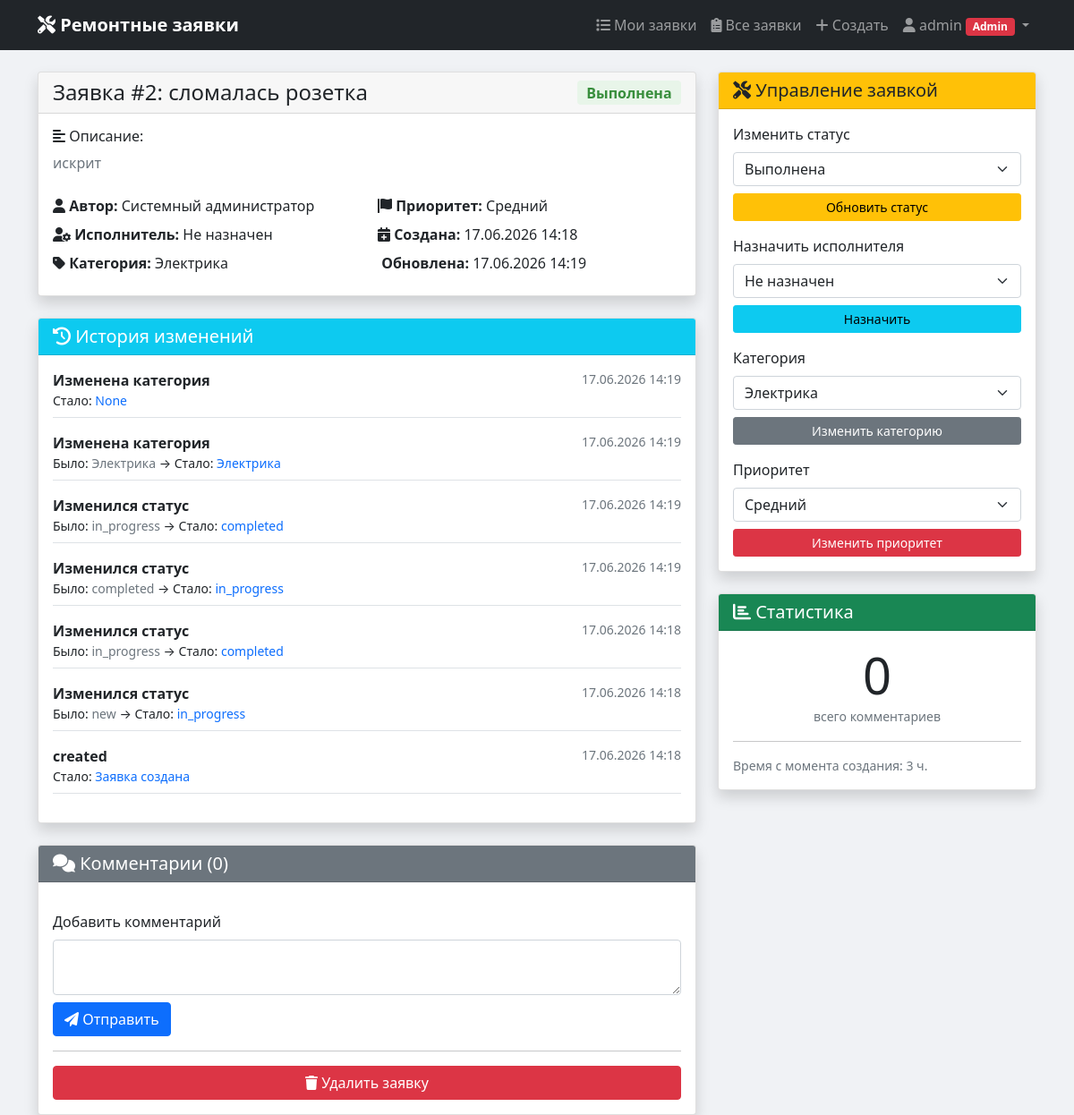
Before: /2 (signed in) with the older database file.
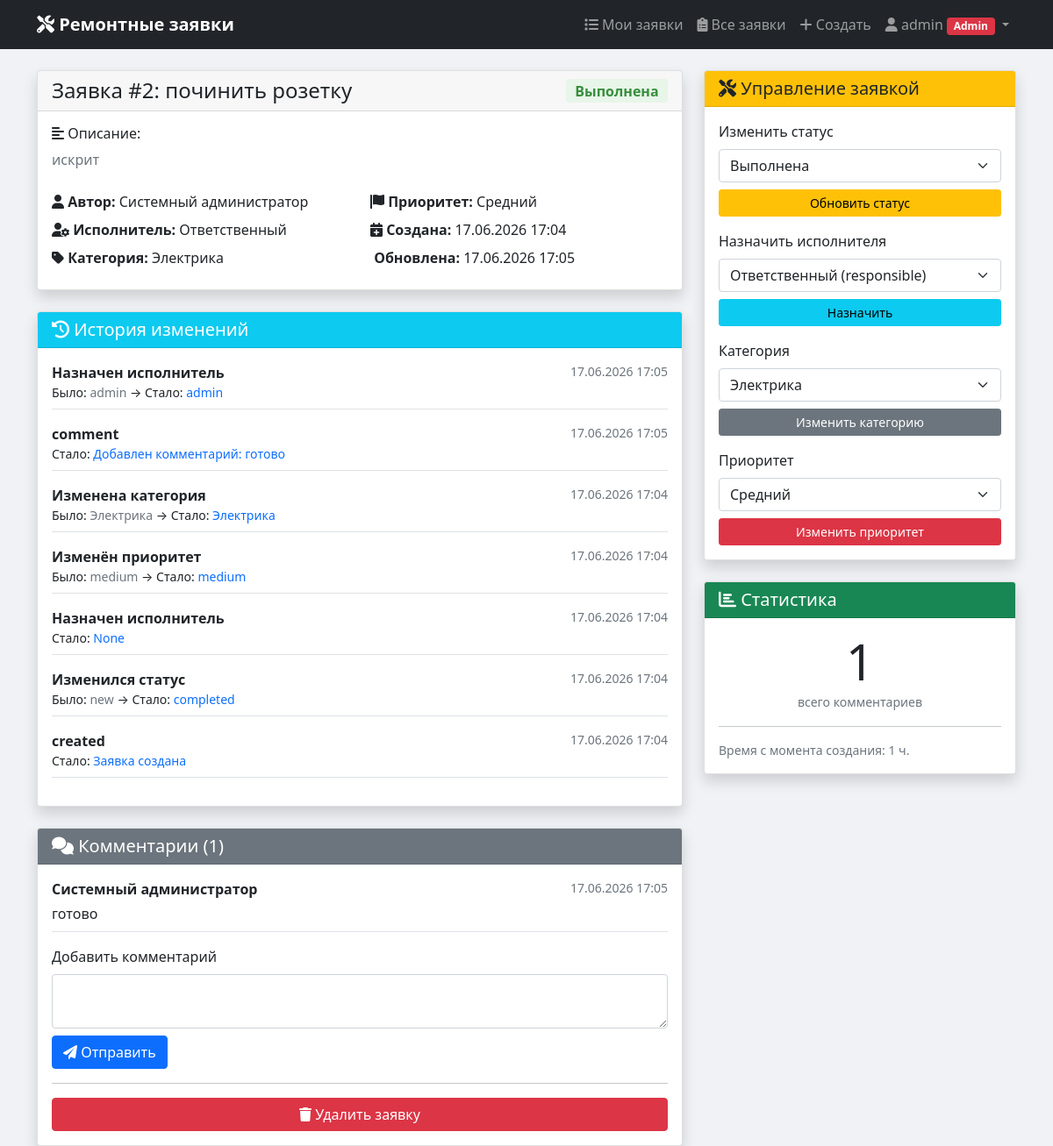
After: the same page with the newer database file.
### app/models.py (models this page shows, shortened)
class Ticket(db.Model):
    __tablename__ = 'tickets'
    id = db.Column(db.Integer, primary_key=True)
    title = db.Column(db.String(200), nullable=False)
    description = db.Column(db.Text)
    status = db.Column(db.String(20), default='new')  # new, in_progress, completed, canceled
    priority = db.Column(db.String(20), default='medium')  # low, medium, high, critical
    created_at = db.Column(db.DateTime, default=datetime.utcnow)
    updated_at = db.Column(db.DateTime, default=datetime.utcnow, onupdate=datetime.utcnow)
    author_id = db.Column(db.Integer, db.ForeignKey('users.id'), nullable=False)
    assignee_id = db.Column(db.Integer, db.ForeignKey('users.id'), nullable=True)
    category_id = db.Column(db.Integer, db.ForeignKey('categories.id'), nullable=True)
    comments = db.relationship('Comment', backref='ticket', lazy=True, cascade='all, delete-orphan')
    history = db.relationship('TicketHistory', backref='ticket', lazy=True, cascade='all, delete-orphan')

class TicketHistory(db.Model):
    __tablename__ = 'ticket_history'
    id = db.Column(db.Integer, primary_key=True)
    field_name = db.Column(db.String(50))
    old_value = db.Column(db.String(200))
    new_value = db.Column(db.String(200))
    change_date = db.Column(db.DateTime, default=datetime.utcnow)
    ticket_id = db.Column(db.Integer, db.ForeignKey('tickets.id'), nullable=False)

class Category(db.Model):
    __tablename__ = 'categories'
    id = db.Column(db.Integer, primary_key=True)
    name = db.Column(db.String(50), unique=True, nullable=False)
    description = db.Column(db.String(200))
    tickets = db.relationship('Ticket', backref='category', lazy=True)

class User(UserMixin, db.Model):
    __tablename__ = 'users'
    id = db.Column(db.Integer, primary_key=True)
    username = db.Column(db.String(80), unique=True, nullable=False)
    email = db.Column(db.String(120), unique=True, nullable=False)
    password_hash = db.Column(db.String(200), nullable=False)
    role = db.Column(db.String(20), default='user')  # user, responsible, admin
    full_name = db.Column(db.String(100))
    created_at = db.Column(db.DateTime, default=datetime.utcnow)
    tickets_created = db.relationship('Ticket', foreign_keys='Ticket.author_id', backref='author', lazy=True)
    tickets_assigned = db.relationship('Ticket', foreign_keys='Ticket.assignee_id', backref='assignee', lazy=True)
    comments = db.relationship('Comment', backref='user', lazy=True)
    def is_responsible(self):
        return self.role in ['responsible', 'admin']

class Comment(db.Model):
    __tablename__ = 'comments'
    id = db.Column(db.Integer, primary_key=True)
    content = db.Column(db.Text, nullable=False)
    created_at = db.Column(db.DateTime, default=datetime.utcnow)
    ticket_id = db.Column(db.Integer, db.ForeignKey('tickets.id'), nullable=False)
    user_id = db.Column(db.Integer, db.ForeignKey('users.id'), nullable=False)

### app/tickets.py (the view)
@tickets_bp.route('/<int:ticket_id>')
@login_required
def view_ticket(ticket_id):
    ticket = Ticket.query.get_or_404(ticket_id)
    if not current_user.is_responsible() and ticket.author_id != current_user.id:
        flash('У вас нет доступа к этой заявке', 'danger')
        return redirect(url_for('tickets.list_tickets'))
    responsible_users = User.query.filter(User.role.in_(['responsible', 'admin'])).all()
    categories = Category.query.all()
    from datetime import datetime
    now = datetime.utcnow()
    return render_template('ticket_detail.html',
                         ticket=ticket,
                         responsible_users=responsible_users,
                         categories=categories,
                         now=now)

### app/templates/ticket_detail.html (shortened to what the changed rows need)
{% extends "base.html" %}
{% block content %}
<div class="row">
    <div id="ticket-detail-root" class="col-lg-8">
        <div class="card shadow mb-4">
            <div class="card-header d-flex justify-content-between align-items-center">
                <h4 class="mb-0">Заявка #{{ ticket.id }}: {{ ticket.title }}</h4>
                <span class="badge status-{{ ticket.status.replace('_', '') }} fs-6">
                    {% if ticket.status == 'new' %}Новая
                    {% elif ticket.status == 'in_progress' %}В работе
                    {% elif ticket.status == 'completed' %}Выполнена
                    {% else %}Отменена{% endif %}
                </span>
            </div>
            <div class="card-body">
                <div class="mb-4">
                    <h6><i class="fas fa-align-left"></i> Описание:</h6>
                    <p class="text-muted">{{ ticket.description or 'Описание отсутствует' }}</p>
                </div>
                <div class="row">
                    <div class="col-md-6">
                        <div class="mb-2">
                            <strong><i class="fas fa-user-cog"></i> Исполнитель:</strong>
                            <span>{{ ticket.assignee.full_name or ticket.assignee.username if ticket.assignee else 'Не назначен' }}</span>
                        </div>
                    </div>
                    <div class="col-md-6">
                        <div class="mb-2">
                            <strong><i class="fas fa-calendar-plus"></i> Создана:</strong>
                            <span>{{ ticket.created_at.strftime('%d.%m.%Y %H:%M') }}</span>
                        </div>
                        <div class="mb-2">
                            <strong> Обновлена:</strong>
                            <span>{{ ticket.updated_at.strftime('%d.%m.%Y %H:%M') }}</span>
                        </div>
                    </div>
                </div>
            </div>
        </div>
        <div class="card shadow mb-4">
            <div class="card-body">
                {% if ticket.history %}
                    <div class="timeline">
                        {% for event in ticket.history|sort(attribute='change_date', reverse=True) %}
                        <div class="mb-3 pb-2 border-bottom">
                            <div class="d-flex justify-content-between">
                                <strong>
                                    {% if event.field_name == 'status' %}Изменился статус
                                    {% elif event.field_name == 'assignee' %}Назначен исполнитель
                                    {% elif event.field_name == 'category' %}Изменена категория
                                    {% elif event.field_name == 'priority' %}Изменён приоритет
                                    {% else %}{{ event.field_name }}{% endif %}
                                </strong>
                                <small class="text-muted">{{ event.change_date.strftime('%d.%m.%Y %H:%M') }}</small>
                            </div>
                            <div class="small">
                                {% if event.old_value %}
                                    Было: <span class="text-muted">{{ event.old_value }}</span> →
                                {% endif %}
                                Стало: <span class="text-primary">{{ event.new_value }}</span>
                            </div>
                        </div>
                        {% endfor %}
                    </div>
                {% else %}
                    <p class="text-muted">История изменений пуста</p>
                {% endif %}
            </div>
        </div>
        <div class="card shadow">
            <div class="card-header bg-secondary text-white">
                <h5 class="mb-0"><i class="fas fa-comments"></i> Комментарии ({{ ticket.comments|length }})</h5>
            </div>
            <div class="card-body">
                {% for comment in ticket.comments|sort(attribute='created_at') %}
                <div class="mb-3 pb-2 border-bottom">
                    <div class="d-flex justify-content-between">
                        <strong>{{ comment.user.full_name or comment.user.username }}</strong>
                        <small class="text-muted">{{ comment.created_at.strftime('%d.%m.%Y %H:%M') }}</small>
                    </div>
                    <p class="mb-0 mt-1">{{ comment.content }}</p>
                </div>
                {% endfor %}
            </div>
        </div>
    </div>
    <div class="col-lg-4">
        {% if current_user.is_responsible() %}
        <div class="card shadow mb-4">
            <div class="card-header bg-warning">
                <h5 class="mb-0"><i class="fas fa-tools"></i> Управление заявкой</h5>
            </div>
            <div class="card-body">
                <form method="POST" action="{{ url_for('tickets.edit_ticket_ajax', ticket_id=ticket.id) }}" class="mb-3 ajax-ticket-form">
                    <label class="form-label">Изменить статус</label>
                    <select name="status" class="form-select mb-2">
                        <option value="completed" {% if ticket.status == 'completed' %}selected{% endif %}>Выполнена</option>
                    </select>
                    <button type="submit" class="btn btn-sm btn-warning w-100">Обновить статус</button>
                </form>
                <form method="POST" action="{{ url_for('tickets.edit_ticket_ajax', ticket_id=ticket.id) }}" class="mb-3 ajax-ticket-form">
                    <label class="form-label">Назначить исполнителя</label>
                    <select name="assignee_id" class="form-select mb-2">
                        <option value="">Не назначен</option>
                        {% for user in responsible_users %}
                        <option value="{{ user.id }}" {% if ticket.assignee_id == user.id %}selected{% endif %}>
                            {{ user.full_name or user.username }} ({{ user.role }})
                        </option>
                        {% endfor %}
                    </select>
                    <button type="submit" class="btn btn-sm btn-info w-100">Назначить</button>
                </form>
                <form method="POST" action="{{ url_for('tickets.edit_ticket_ajax', ticket_id=ticket.id) }}" class="mb-3 ajax-ticket-form">
                    <label class="form-label">Категория</label>
                    <select name="category_id" class="form-select mb-2">
                        {% for cat in categories %}
                        <option value="{{ cat.id }}" {% if ticket.category_id == cat.id %}selected{% endif %}>
                            {{ cat.name }}
                        </option>
                        {% endfor %}
                    </select>
                    <button type="submit" class="btn btn-sm btn-secondary w-100">Изменить категорию</button>
                </form>
                <form method="POST" action="{{ url_for('tickets.edit_ticket_ajax', ticket_id=ticket.id) }}" class="ajax-ticket-form">
                    <label class="form-label">Приоритет</label>
                    <select name="priority" class="form-select mb-2">
                        <option value="medium" {% if ticket.priority == 'medium' %}selected{% endif %}>Средний</option>
                    </select>
                    <button type="submit" class="btn btn-sm btn-danger w-100">Изменить приоритет</button>
                </form>
            </div>
        </div>
        {% endif %}
        <div class="card shadow">
            <div class="card-body">
                <div class="text-center">
                    <div class="display-4">{{ ticket.comments|length }}</div>
                    <small class="text-muted">всего комментариев</small>
                </div>
                <div class="small text-muted">
                    <div>Время с момента создания:
                        {% set delta = (now or ticket.updated_at) - ticket.created_at %}
                        {% set days = delta.days %}
                        {% set hours = delta.seconds // 3600 %}
                        {% if days > 0 %}{{ days }} д. {% endif %}{{ hours }} ч.
                    </div>
                </div>
            </div>
        </div>
    </div>
</div>
{% endblock %}

Changed rows visible on the page:
removed TicketHistory: field_name "Изменена категория", change_date "17.06.2026 14:19", new_value "None"
removed TicketHistory: field_name "Изменена категория", change_date "17.06.2026 14:19", old_value "Электрика", new_value "Электрика"
removed TicketHistory: field_name "Изменился статус", change_date "17.06.2026 14:19", old_value "in_progress", new_value "completed"
removed TicketHistory: field_name "Изменился статус", change_date "17.06.2026 14:19", old_value "completed", new_value "in_progress"
removed TicketHistory: field_name "Изменился статус", change_date "17.06.2026 14:18", old_value "in_progress", new_value "completed"
changed Ticket "искрит": title "сломалась розетка" → "починить розетку"; created_at "17.06.2026 14:18" → "17.06.2026 17:04"; updated_at "17.06.2026 14:19" → "17.06.2026 17:05"; assignee_id (not shown) → "Ответственный (responsible)"
now on this page (row edited): User: assignee "Ответственный"
added TicketHistory: field_name "Назначен исполнитель", change_date "17.06.2026 17:05", old_value "admin", new_value "admin"
added TicketHistory: field_name "comment", change_date "17.06.2026 17:05", new_value "Добавлен комментарий: готово"
added TicketHistory: field_name "Изменена категория", change_date "17.06.2026 17:04", old_value "Электрика", new_value "Электрика"
added TicketHistory: field_name "Изменён приоритет", change_date "17.06.2026 17:04", old_value "medium", new_value "medium"
added TicketHistory: field_name "Назначен исполнитель", change_date "17.06.2026 17:04", new_value "None"
changed TicketHistory "new": change_date "17.06.2026 14:18" → "17.06.2026 17:04"; new_value "in_progress" → "completed"
changed TicketHistory "created": change_date "17.06.2026 14:18" → "17.06.2026 17:04"
added Comment: user "Системный администратор", created_at "17.06.2026 17:05", content "готово"
Other visible differences:
{{ ticket.comments|length }}: "0" → "1"
{{ hours }}: "3" → "1"
form field assignee_id: "Не назначен" → (not shown)
text no longer shown: "Не назначен"
